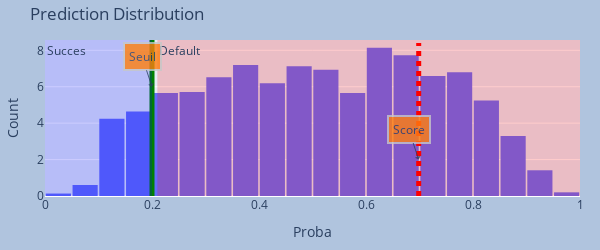

Notebook code for this chart:
### Code cell
DashBoradTH =0.2
customerId= 1
fig = go.Figure()
fig.add_trace(
    go.Histogram(x=df_score['proba'], histnorm='percent'))



fig.add_shape(
       go.layout.Shape(type='line', xref='x', yref='paper',name ='aa',
                      x0=DashBoradTH, y0=0, x1=DashBoradTH, y1=1, line={'dash': 'solid','color':'green','width':5}),)
fig.add_vrect(x0=0, x1=DashBoradTH, 
              annotation_text="Succes", annotation_position="top left",
              fillcolor="blue", opacity=0.2, line_width=0)
fig.add_vrect(x0=0.21, x1=1, 
              annotation_text="Default", annotation_position="top left",
              fillcolor="red", opacity=0.2, line_width=0)
fig.add_shape(
       go.layout.Shape(type='line', xref='x', yref='paper',name ='',
                      x0=Score, y0=0, x1=Score, y1=0.98, line={'dash': 'dot','color':'red','width':5}),)

fig.add_annotation(x=DashBoradTH, y=6,
            text="Seuil",
            showarrow=True,
            arrowhead=1,bordercolor="#c7c7c7",
            borderwidth=2,
            borderpad=4,
            bgcolor="#ff7f0e",
                   opacity=0.8
                  )
fig.add_annotation(x=Score, y=2,
            text="Score",
            showarrow=True,
            arrowhead=1,bordercolor="#c7c7c7",
            borderwidth=2,
            borderpad=4,
            bgcolor="#ff7f0e",
                   opacity=0.8
                  )


fig.update_layout(
    #title_text='Score Distribution', # title of plot
    xaxis_title_text='Proba', # xaxis label
    yaxis_title_text='Count', # yaxis label
    bargap=0.01, # gap between bars of adjacent location coordinates
    bargroupgap=0.05, # gap between bars of the same location coordinates
    title="Prediction Distribution",
    margin=dict(l=20, r=20, t=40, b=20),
    width=600, height=250,
    #paper_bgcolor="LightSteelBlue",
)

fig.show()

### Figure 1 — Plotly figure (JSON) as saved in the notebook; plotly's stock layout.template omitted (floating-point values rounded to 4 significant figures; data arrays with more than 128 entries replaced by an {"elided": "..."} marker saying what was removed)
{"data": [{"histnorm": "percent", "type": "histogram", "x": {"elided": "1487 float values"}}], "layout": {"annotations": [{"showarrow": false, "text": "Succes", "x": 0, "xanchor": "left", "xref": "x", "y": 1, "yanchor": "top", "yref": "y domain"}, {"showarrow": false, "text": "Default", "x": 0.21, "xanchor": "left", "xref": "x", "y": 1, "yanchor": "top", "yref": "y domain"}, {"arrowhead": 1, "bgcolor": "#ff7f0e", "bordercolor": "#c7c7c7", "borderpad": 4, "borderwidth": 2, "opacity": 0.8, "showarrow": true, "text": "Seuil", "x": 0.2, "y": 6}, {"arrowhead": 1, "bgcolor": "#ff7f0e", "bordercolor": "#c7c7c7", "borderpad": 4, "borderwidth": 2, "opacity": 0.8, "showarrow": true, "text": "Score", "x": 0.6985, "y": 2}], "bargap": 0.01, "bargroupgap": 0.05, "height": 250, "margin": {"b": 20, "l": 20, "r": 20, "t": 40}, "paper_bgcolor": "LightSteelBlue", "shapes": [{"line": {"color": "green", "dash": "solid", "width": 5}, "name": "aa", "type": "line", "x0": 0.2, "x1": 0.2, "xref": "x", "y0": 0, "y1": 1, "yref": "paper"}, {"fillcolor": "blue", "line": {"width": 0}, "opacity": 0.2, "type": "rect", "x0": 0, "x1": 0.2, "xref": "x", "y0": 0, "y1": 1, "yref": "y domain"}, {"fillcolor": "red", "line": {"width": 0}, "opacity": 0.2, "type": "rect", "x0": 0.21, "x1": 1, "xref": "x", "y0": 0, "y1": 1, "yref": "y domain"}, {"line": {"color": "red", "dash": "dot", "width": 5}, "name": "", "type": "line", "x0": 0.6985, "x1": 0.6985, "xref": "x", "y0": 0, "y1": 0.98, "yref": "paper"}], "title": {"text": "Prediction Distribution"}, "width": 600, "xaxis": {"title": {"text": "Proba"}}, "yaxis": {"title": {"text": "Count"}}}}
